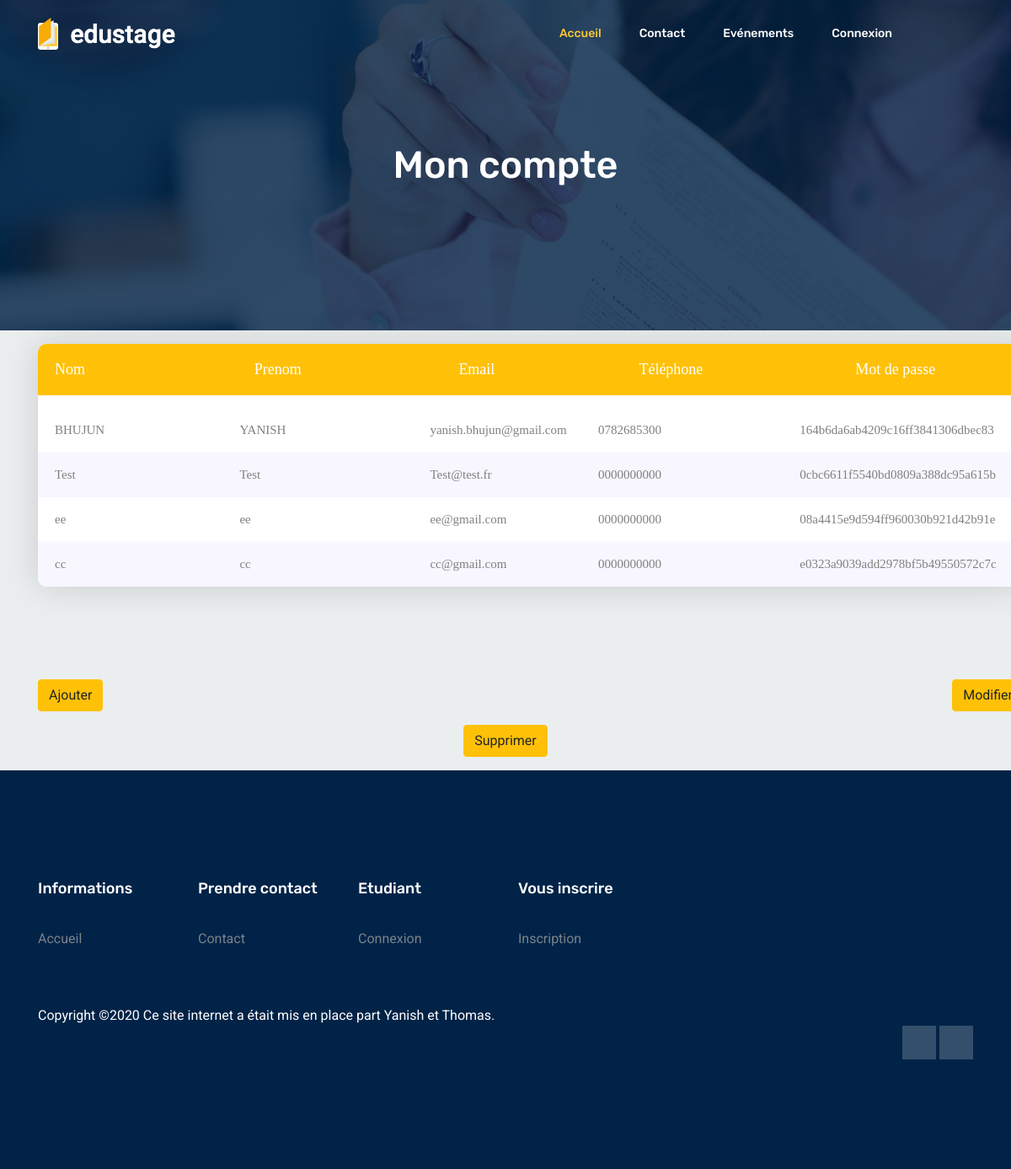
The page /View/moncompte_admin.php on the database as committed earlier.
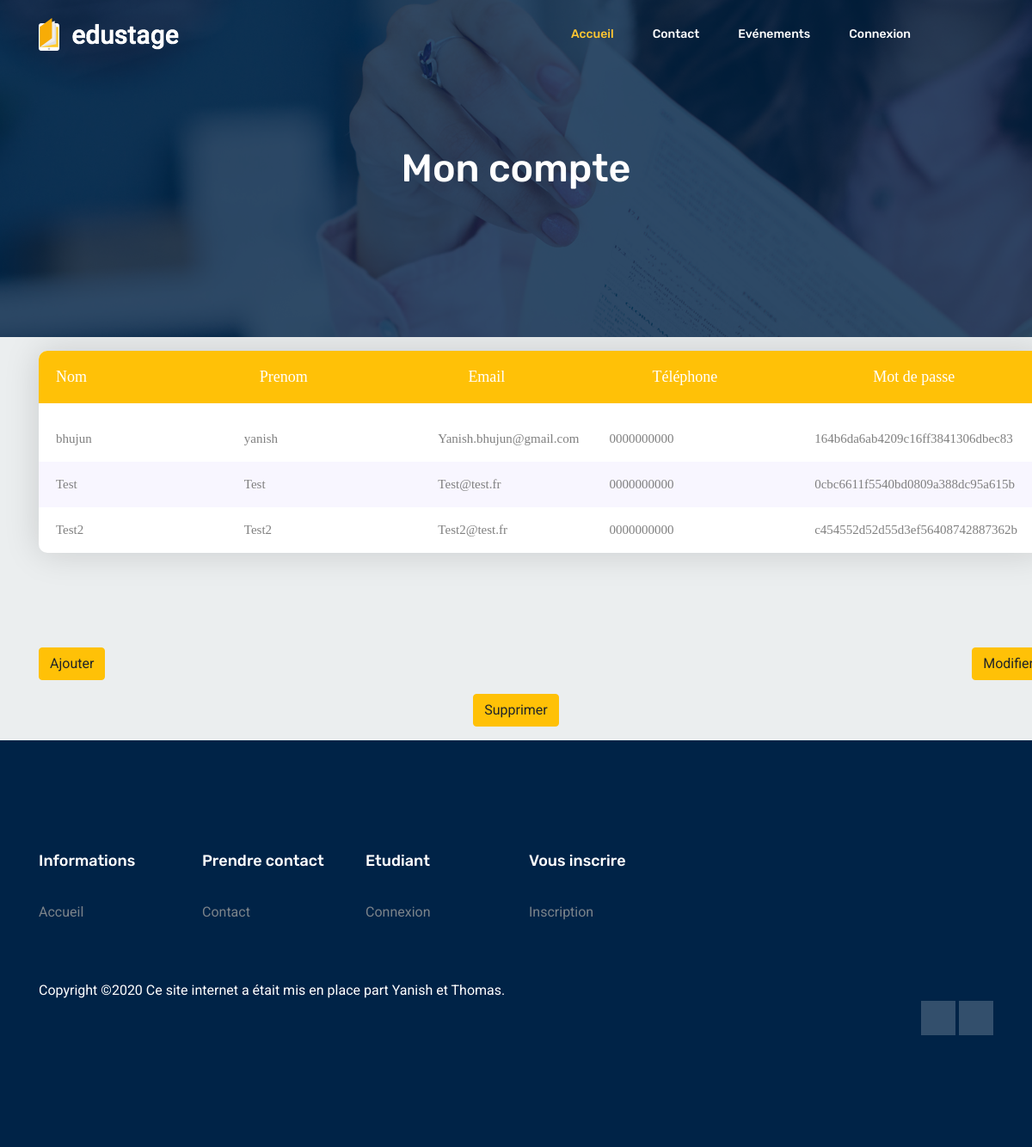
The same page on the database as committed later.
### tables this page shows
CREATE TABLE IF NOT EXISTS `compte` (
  `id` int(11) NOT NULL AUTO_INCREMENT,
  `nom` varchar(50) NOT NULL,
  `prenom` varchar(50) NOT NULL,
  `email` varchar(50) NOT NULL,
  `tel` varchar(20) NOT NULL,
  `mdp` varchar(50) NOT NULL,
  `role` varchar(10) NOT NULL,
  PRIMARY KEY (`id`),
  KEY `nom` (`nom`),
  KEY `tel` (`tel`)
);

### View/moncompte_admin.php (the view, shortened to what this page needs)
<!DOCTYPE html>
<html lang="en">
  <head>
<link rel="stylesheet" type="text/css" href="../tableau/vendor/bootstrap/css/bootstrap.min.css">
<link rel="stylesheet" type="text/css" href="../tableau/fonts/font-awesome-4.7.0/css/font-awesome.min.css">
<link rel="stylesheet" type="text/css" href="../tableau/vendor/animate/animate.css">
<link rel="stylesheet" type="text/css" href="../tableau/vendor/select2/select2.min.css">
<link rel="stylesheet" type="text/css" href="../tableau/vendor/perfect-scrollbar/perfect-scrollbar.css">
<link rel="stylesheet" type="text/css" href="../tableau/css/util.css">
<link rel="stylesheet" type="text/css" href="../tableau/css/main.css">
<link rel="stylesheet" type="text/css" href="../tableau/css/style2.css">
<link rel="stylesheet" type="text/css" href="../tableau/css/style3.css">
    <link rel="stylesheet" href="../css/bootstrap.css" />
    <link rel="stylesheet" href="../css/flaticon.css" />
    <link rel="stylesheet" href="../css/themify-icons.css" />
    <link rel="stylesheet" href="../vendors/owl-carousel/owl.carousel.min.css" />
    <link rel="stylesheet" href="../vendors/nice-select/css/nice-select.css" />
    <link rel="stylesheet" href="../css/style.css" />
  </head>
  <body>
    <header class="header_area white-header">
      <div class="main_menu">
        <nav class="navbar navbar-expand-lg navbar-light">
          <div class="container">
            <a class="navbar-brand" href="index.html">
              <img class="logo-2" src="img/logo2.png" alt="" />
            </a>
            <div class="collapse navbar-collapse offset" id="navbarSupportedContent">
              <ul class="nav navbar-nav menu_nav ml-auto">
                <?php
                if (isset($_SESSION['email'])){
                  if ($_SESSION['role'] == "client") { ?>
                    <li class="nav-item active">
                      <a class="nav-link" href="../index.php">Accueil</a>
                    </li>
                    <li class="nav-item">
                      <a class="nav-link" href="contact.php">Contact</a>
                    </li>
                    <li class="nav-item submenu dropdown">
                      <a href="evenement.php" class="nav-link dropdown-toggle" data-toggle="dropdown" role="button" aria-haspopup="true" aria-expanded="false"> Evénements
                      </a>
                      <ul class="dropdown-menu">
                        <li class="nav-item">
                          <a class="nav-link" href="evenement.php">Etudiant</a>
                        </ul>
                    </li>
                    <li class="nav-item submenu dropdown">
                      <a href="#" class="nav-link dropdown-toggle" data-toggle="dropdown" role="button" aria-haspopup="true" aria-expanded="false"> Messagerie
                      </a>
                      <ul class="dropdown-menu">
                        <li class="nav-item">
                          <a class="nav-link" href="messagerie.php">Messagerie</a>
                        </li>
                      </ul>
                    </li>
                    <li class="nav-item">
                      <a class="nav-link" href="moncompte_client.php">Mondification mon compte</a>
                    </li>
                    <li class="nav-item">
                      <a class="nav-link" href="../traitement/deconnexion">Déconnexion</a>
                    </li>
                    <a href="#" class="nav-link search" id="search">
                      <i class="ti-search"></i>
                    </a>
                  <?php  }
                   else { ?>
                     <li class="nav-item active">
                       <a class="nav-link" href="../index.php">Accueil</a>
                     </li>
                     <li class="nav-item submenu dropdown">
                       <a href="#" class="nav-link dropdown-toggle" data-toggle="dropdown" role="button" aria-haspopup="true" aria-expanded="false"> Evénements
                       </a>
                       <ul class="dropdown-menu">
                         <li class="nav-item">
                           <a class="nav-link" href="evenement_admin.php">Etudiant</a>
                         </li>
                       </ul>
                     </li>
                     <li class="nav-item submenu dropdown">
                       <a href="#" class="nav-link dropdown-toggle" data-toggle="dropdown" role="button" aria-haspopup="true" aria-expanded="false"> Messagerie
                       </a>
                       <ul class="dropdown-menu">
                         <li class="nav-item">
                           <a class="nav-link" href="messagerie.php">Messagerie</a>
                         </li>
                       </ul>
                     </li>
                     <li class="nav-item">
                       <a class="nav-link" href="moncompte_admin.php">Mon compte</a>
                     </li>
                     <li class="nav-item">
                       <a class="nav-link" href="../traitement/deconnexion.php">Déconnexion</a>
                     </li>
                     <a href="#" class="nav-link search" id="search">
                       <i class="ti-search"></i>
                     </a>
                <?php }
              }
              else{ ?>
                <li class="nav-item active">
                  <a class="nav-link" href="../index.php">Accueil</a>
                </li>
                <li class="nav-item">
                  <a class="nav-link" href="contact.php">Contact</a>
                </li>
                <li class="nav-item submenu dropdown">
                  <a href="evenement.php" class="nav-link dropdown-toggle" data-toggle="dropdown" role="button" aria-haspopup="true" aria-expanded="false"> Evénements
                  </a>
                </li>
                <li class="nav-item">
                  <a class="nav-link" href="connexion.php">Connexion</a>
                </li>
                <li class="nav-item">
                  <a href="#" class="nav-link search" id="search">
                    <i class="ti-search"></i>
                  </a>
                <?php	}  ?>
                </li>
              </ul>
            </div>
          </div>
        </nav>
      </div>
    </header>
    <section class="banner_area">
      <div class="banner_inner d-flex align-items-center">
        <div class="overlay"></div>
        <div class="container">
          <div class="row justify-content-center">
            <div class="col-lg-6">
              <div class="banner_content text-center">
                <h2>Mon compte </h2>
              </div>
            </div>
          </div>
        </div>
      </div>
    </section>
    <?php
  	try{
  		$bdd= new PDO('mysql:host=localhost;dbname=ecole; charset=utf8','root','');
  	}
  	catch (Exception $e){
  		die('Erreur:'.$e->getMessage());
  	}
  	?>
<div class="container">
  <p>  <div class="container-table100">
      <div class="wrap-table100">
        <div class="table100 ver1 m-b-110">
          <div class="table100-head">
  						<table>
  							<thead>
  								<tr class="row100 head">
  									<th class="cell100 column1">Nom</th>
  									<th class="cell100 column2">Prenom</th>
  									<th class="cell100 column3">Email</th>
  									<th class="cell100 column4">Téléphone</th>
  									<th class="cell100 column5">Mot de passe</th>
  								</tr>
  							</thead>
  						</table>
  					</div></p>
  					<div class="table100-body js-pscroll">
  						<table>
  							<tbody>
  								<?php
  								$req = $bdd->prepare('SELECT * FROM compte');
                  $req->execute(array('email'=>$_SESSION['email']));
  								$donnees= $req->fetchall();
  								foreach ($donnees as $value) {
  									echo '<tr class="row100 body">
  												<td class="cell100 column1">'.$value["nom"].'</td>
  												<td class="cell100 column2">'.$value["prenom"].'</td>
  												<td class="cell100 column3">'.$value["email"].'</td>
  												<td class="cell100 column4">'.$value["tel"].'</td>
  												<td class="cell100 column5">'.$value["mdp"].'</td>
  												</tr>';
  								}
  								?>
  							</tbody>
  						</table>
  					</div>
  				</div>
           <div class="pull-right">
  				     <button type="button" class="btn btn-warning" onclick="window.location.href='modifier_admin.php'">Modifier</button>
           </div>
           <div class="pull left">
         <p><button type="button" class="btn btn-warning" onclick="window.location.href='ajouter_client.php'">Ajouter</button>
           </div>
    <p><center><button type="button" class="btn btn-warning" onclick="window.location.href='supprimer_client.php'">Supprimer</button></center></p>
    <footer class="footer-area section_gap">
      <div class="container">
        <div class="row">
          <div class="col-lg-2 col-md-6 single-footer-widget">
            <h4>Informations</h4>
            <ul>
              <li><a href="index.php">Accueil</a></li>
            </ul>
          </div>
          <div class="col-lg-2 col-md-6 single-footer-widget">
            <h4>Prendre contact</h4>
            <ul>
              <li><a href="View/contact.php">Contact</a></li>
            </ul>
          </div>
          <div class="col-lg-2 col-md-6 single-footer-widget">
            <h4>Etudiant</h4>
            <ul>
              <li><a href="View/connexion.php">Connexion</a></li>
            </ul>
          </div>
          <div class="col-lg-2 col-md-6 single-footer-widget">
            <h4>Vous inscrire</h4>
            <ul>
              <li><a href="View/inscription.php">Inscription</a></li>
            </ul>
          </div>
        </div>
        <div class="row footer-bottom d-flex justify-content-between">
          <p class="col-lg-8 col-sm-12 footer-text m-0 text-white">
Copyright &copy;<script>document.write(new Date().getFullYear());</script> Ce site internet a était mis en place part Yanish et Thomas.
          </p>
          <div class="col-lg- col-sm-12 footer-social">
            <a href="https://fr-fr.facebook.com/pages/lyc%C3%A9e-robert-shuman-dugny/138783332978707"><i class="ti-facebook"></i></a>
            <a href="https://www.linkedin.com/authwall?trk=ripf&trkInfo=AQEox7flDVgK6wAAAXTU30Sg9G1wuydfYLa76GB2oassbBSdjOi9-W4ZjXPYF8_C316tFE1wSZJQcJXqWoZZ_TSYGc-KGAmfL2kQ0G2cJ_EJNiW2QL5Z-8o7AyjmF9l5fSLAA-I=&originalReferer=https://www.google.com/&sessionRedirect=https%3A%2F%2Ffr.linkedin.com%2Fschool%2Flyc%25C3%25A9erobertschuman%2F"><i class="ti-linkedin"></i></a>
          </div>
        </div>
      </div>
    </footer>
  </body>
</html>

### tableau/css/main.css (style rules this page uses)
* { margin: 0px; padding: 0px; box-sizing: border-box; }
body, html { height: 100%; font-family: sans-serif; }
a { margin: 0px; transition: all 0.4s; -webkit-transition: all 0.4s; -o-transition: all 0.4s; -moz-transition: all 0.4s; }
h1,h2,h3,h4,h5,h6 { margin: 0px; }
p { margin: 0px; }
ul, li { margin: 0px; list-style-type: none; }
button { outline: none !important; border: none; background: transparent; }
.js-pscroll { position: relative; overflow: hidden; }
.wrap-table100 { width: 1170px; }
.table100 { background-color: #fff; }
table { width: 100%; }
th, td { font-weight: unset; padding-right: 10px; }
.table100-head th { padding-top: 18px; padding-bottom: 18px; }
.table100-body td { padding-top: 16px; padding-bottom: 16px; }
.table100 { position: relative; padding-top: 60px; }
.table100-head { position: absolute; width: 100%; top: 0; left: 0; }
.table100-body { max-height: 585px; overflow: auto; }
.table100.ver1 td { font-family: Lato-Regular; font-size: 15px; color: #808080; line-height: 1.4; }
.table100.ver1 .table100-body tr:nth-child(even) { background-color: #f8f6ff; }
.table100.ver1 { border-radius: 10px; overflow: hidden; box-shadow: 0 0px 40px 0px rgba(0, 0, 0, 0.15); -moz-box-shadow: 0 0px 40px 0px rgba(0, 0, 0, 0.15); -webkit-box-shadow: 0 0px 40px 0px rgba(0, 0, 0, 0.15); -o-box-shadow: 0 0px 40px 0px rgba(0, 0, 0, 0.15); -ms-box-shadow: 0 0px 40px 0px rgba(0, 0, 0, 0.15); }

### tableau/css/style2.css (style rules this page uses)
.column1 { width: 18%; padding-left: 20px; }
.column2 { width: 17%; }
.column3 { width: 15%; }
.column4 { width: 18%; }
.column5 { width: 14%; }
.table100.ver1 th { font-family: Lato-Bold; font-size: 18px; color: #fff; line-height: 1.4; background-color: #ffc107; }

### tableau/css/style3.css (style rules this page uses)
.table100.ver1 th { font-family: Lato-Bold; font-size: 18px; color: #fff; line-height: 1.4; background-color: #ffc107; }

Rows that differ between the two databases and show on the page:
removed compte: nom "ee", prenom "ee", email "ee@gmail.com", tel "0000000000", mdp "08a4415e9d594ff960030b921d42b91e"
removed compte: nom "cc", prenom "cc", email "cc@gmail.com", tel "0000000000", mdp "e0323a9039add2978bf5b49550572c7c"
changed compte "164b6da6ab4209c16ff3841306dbec83": nom "BHUJUN" → "bhujun"; prenom "YANISH" → "yanish"; email "yanish.bhujun@gmail.com" → "Yanish.bhujun@gmail.com"; tel "0782685300" → "0000000000"
added compte: nom "Test2", prenom "Test2", email "Test2@test.fr", tel "0000000000", mdp "c454552d52d55d3ef56408742887362b"
